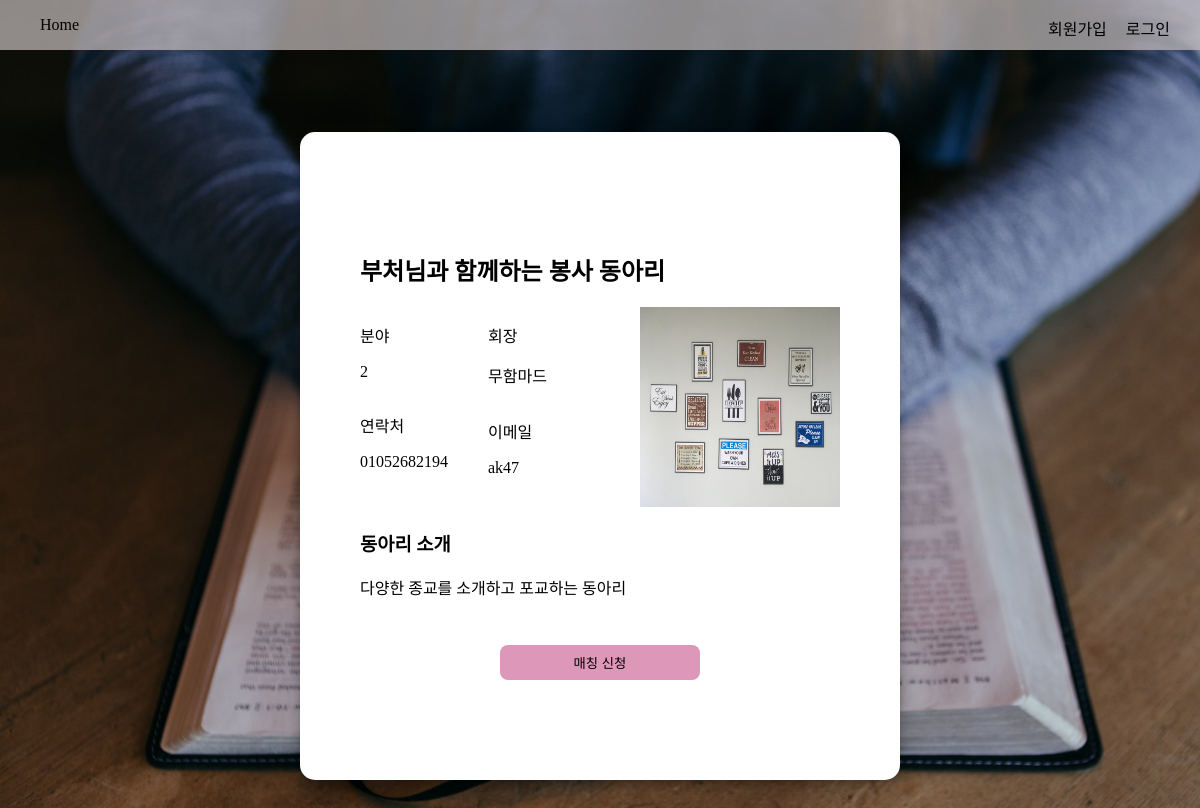
Before: /CircleInfo_Detail/2 with the older database file.
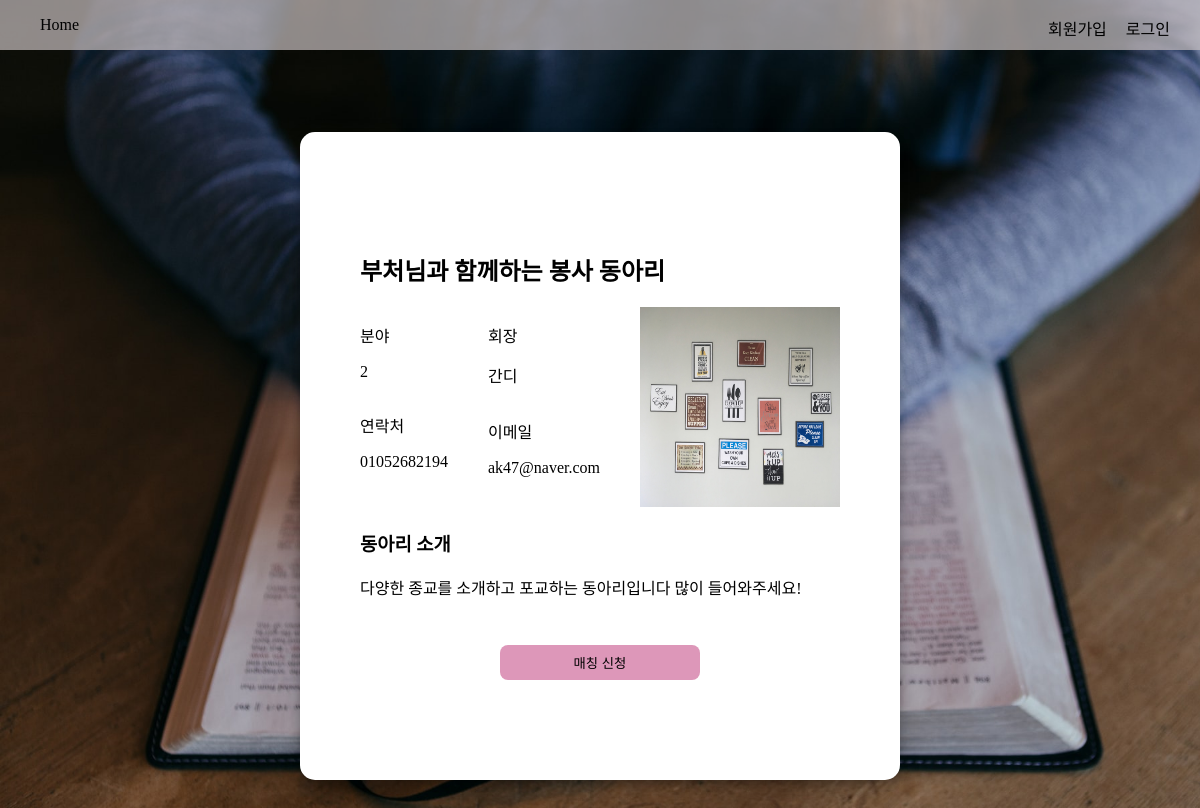
After: the same page with the newer database file.
### Project/models.py (models this page shows)
class Club(models.Model):
    user_id = models.ForeignKey(User, on_delete= models.CASCADE, db_column= "user_id")
    title = models.CharField(max_length=60)
    activity = models.IntegerField()
    clubfield=models.IntegerField()
    leader = models.CharField(max_length=45)
    phone = models.CharField(max_length=45)
    email = models.CharField(max_length= 45)
    body = models.CharField(max_length=1000)

### Project/views.py (the view)
# urls.py: path('CircleInfo_Detail/<int:club_id>',Project.views.CircleInfo_Detail,name="CircleInfo_Detail"),
def CircleInfo_Detail(request , club_id):
    club_detail = Club.objects.get(id = club_id)
    return render(request,"CircleInfo_Detail.html" , {'club':club_detail})

### Project/templates/CircleInfo_Detail.html (shortened to what this page needs)
<!DOCTYPE html>
<html lang="en">
{% load static %}
<head>
    <link rel="stylesheet" href="{% static 'css/CircleInfo_Detail.css' %}">
    <link rel="stylesheet" href="https://cdnjs.cloudflare.com/ajax/libs/font-awesome/4.7.0/css/font-awesome.min.css">
</head>
<body>
    <header>
        <nav class = 'nav-container'>
            <div class = 'item-container'>
                <ul class = 'nav-item-left-container'>
                  <li class = "nav-item margin-right"><a href="">Home</a></li>
                </ul>
                <ul class = 'nav-item-right-container'>
                  {% if user.is_authenticated %}
                  <li class = "nav-item"><a href="">알림 <i class="fa fa-bell-o" aria-hidden="true"></i></a></li>
                  <li class = "nav-item"><a href="{%url 'myClub' %}">나의 동아리</a></li>
                  <li class = "nav-item"><a href="{% url 'Logout' %}">로그아웃</a></li>
                  {% else %}
                  <li class = "nav-item margin-right"> <a href= "{% url 'Signup' %}">회원가입</a></li>
                  <li class = "nav-item"><a href="{%url 'Login'%}">로그인</a></li>
                  {% endif %}
                </ul>
              </div>
          </nav>
    </header>
    <div class="container">
        <div class="content">
            <div class="form">
                <h2>{{club.title}}</h2>
                <div class="basicInfo">
                    <div class="textInfo">
                        <div class="column">
                            <div class="field">
                                <p>분야</p>
                                <p>{{club.clubfield}}</p>
                            </div>
                            <div class="contact">
                                <p>연락처</p>
                                <p>{{club.phone}}</p>
                            </div>
                        </div>
                        <div class="column">
                            <div class="owner">
                                <p>회장</p>
                                <p>{{club.leader}}</p>
                            </div>
                            <div class="email">
                                <p>이메일</p>
                                <p>{{club.email}}</p>
                            </div>
                        </div>
                    </div>
                    <div class="image">
                        <img src="../../static/img/field.jpg" width= "200px" height = "200px">
                    </div>
                </div>
                <div class="SpecificInfo">
                    <h3>동아리 소개</h3>
                    <p>{{club.body}}</p>
                </div>
                <div class="button">
                    <button class="matching" onclick="location.href=''" >매칭 신청</button>
                </div>
            </div>
        </div>
    </div>
</body>
</html>

### static/css/CircleInfo_Detail.css (style rules this page uses)
body { margin: 0; background: url("../img/pray.jpg") no-repeat; background-size: cover; font-family: 'BBTreeGB'; }
.container { min-height: 100vh; width:100%; display: flex; align-items: center; justify-content: center; margin: 0; }
.content { display: flex; align-items: center; width: 50%; justify-content: center; padding: 100px 0; background-color: white; border-radius: 15px; box-shadow: 0 4px 8px 0 rgba(0, 0, 0, 0.2), 0 6px 20px 0 rgba(0, 0, 0, 0.19); }
.form { display: flex; flex-direction: column; width : 80%; }
.basicInfo { display: flex; justify-content: space-between; width : 100%; }
.textInfo { display: flex; }
.column { display: flex; flex-direction: column; margin-right: 40px; }
.button { display: flex; justify-content: center; margin-top: 30px; }
.matching { width: 200px; padding: 8px; background-color: #DD97B9; border: none; border-radius: 8px; }
.nav-container { position: sticky; top: 0; width: 100%; height: 50px; background-color: rgba(201, 192, 192, 0.699); }
.nav-item-left-container { display: inline; float: left; }
.nav-item-right-container { display: inline; float: right; margin-right: 30px; }
.nav-item { display: inline; }
.nav-item a { color: black; text-decoration: none; }
.margin-right { margin-right: 15px; }

Changed rows visible on the page:
changed Club "부처님과 함께하는 봉사 동아리": leader "무함마드" → "간디"; email "ak47" → "ak47@naver.com"; body "다양한 종교를 소개하고 포교하는 동아리" → "다양한 종교를 소개하고 포교하는 동아리입니다 많이 들어와주세요!"
